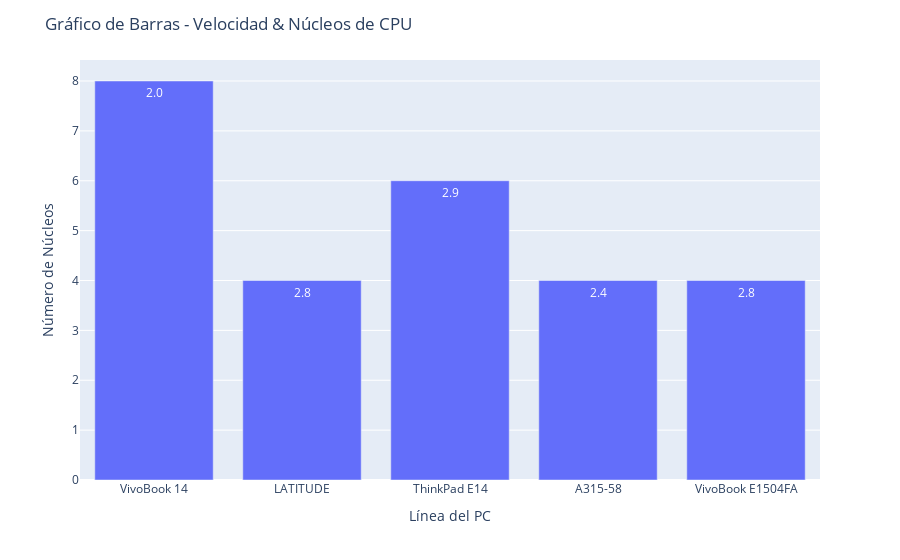

The code cell stored with this chart in its notebook:
### Markdown cell above
4-Graphic bar type for CPU cores

### Code cell
# Convertir la columna 'NUCLEOS_CPU' a tipo int para que los valores sean numéricos
data['NUCLEOS_CPU'] = data['NUCLEOS_CPU'].astype(int)

# Crear la gráfica de barras utilizando plotly.express
fig = px.bar(data, x='LINEA_PC', y='NUCLEOS_CPU', 
             text='VELOCIDAD_CPU(GHZ)', 
             labels={'VELOCIDAD_CPU(GHZ)': 'Velocidad de CPU (GHz)'})

# Personalizar el diseño del gráfico
fig.update_layout(
    title='Gráfico de Barras - Velocidad & Núcleos de CPU',
    xaxis_title='Línea del PC',
    yaxis_title='Número de Núcleos',
    xaxis_dtick=1  # Mostrar marcas de 1 en 1 en el eje X
)

# Mostrar el gráfico
fig.show()

### Figure 1 — Plotly figure (JSON) as saved in the notebook; plotly's stock layout.template omitted (floating-point values rounded to 4 significant figures)
{"data": [{"alignmentgroup": "True", "hovertemplate": "LINEA_PC=%{x}<br>NUCLEOS_CPU=%{y}<br>Velocidad de CPU (GHz)=%{text}<extra></extra>", "legendgroup": "", "marker": {"color": "#636efa", "pattern": {"shape": ""}}, "name": "", "offsetgroup": "", "orientation": "v", "showlegend": false, "text": ["2.0", "2.8", "2.9", "2.4", "2.8"], "textposition": "auto", "type": "bar", "x": ["VivoBook 14", "LATITUDE", "ThinkPad E14", "A315-58", "VivoBook E1504FA"], "xaxis": "x", "y": [8, 4, 6, 4, 4], "yaxis": "y"}], "layout": {"barmode": "relative", "legend": {"tracegroupgap": 0}, "margin": {"t": 60}, "title": {"text": "Gráfico de Barras - Velocidad & Núcleos de CPU"}, "xaxis": {"anchor": "y", "domain": [0, 1], "dtick": 1, "title": {"text": "Línea del PC"}}, "yaxis": {"anchor": "x", "domain": [0, 1], "title": {"text": "Número de Núcleos"}}}}
